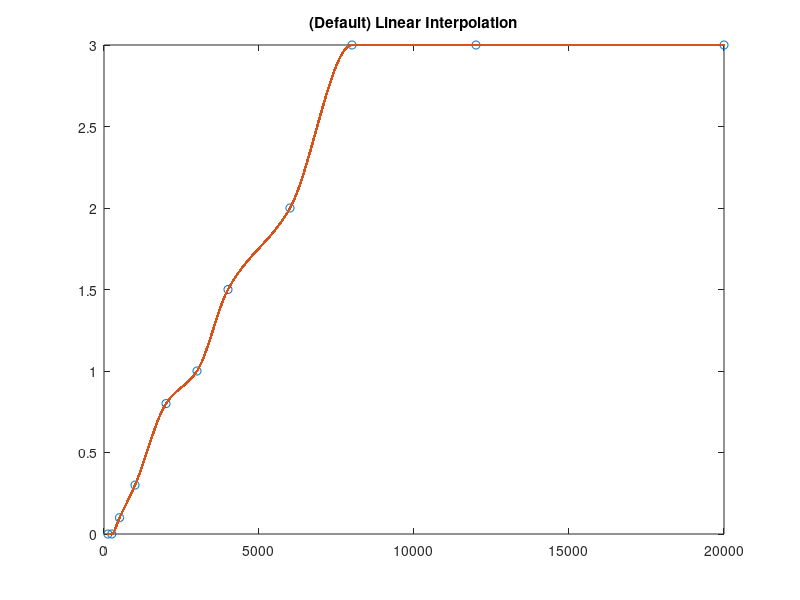

Write MATLAB code to recreate this figure. (Note: this script raises an error after producing the figure.)
filterValues=[125,0;
              250,0;
              500,0.1;
              1000,0.3;
              2000,0.8;
              3000,1;
              4000,1.5;
              6000, 2;
              8000,3;
              12000,3;
              20000,3];             %Just nu filterv�rden i kolonn 2(ger diskant ljud just nu), t�nker att det blir variabler till sliders sen
          
x = filterValues(:,1);          %X koordinaterna f�r frekvenstabell
y = filterValues(:,2);          %Vad vi multiplicerar med
FFTLength=40000;                %Punkter i frekvensspektrum

n = 1:1:FFTLength/2;            %Skapar v�rt halva frekvensspektrum

filter = interp1(x,y,n, 'PCHIP');   %skapar ett filter utifr�n v�rdena

plot(x,y,'o',n,filter,':.');        %Plottar bearbetade kurvan
xlim([0 20000]);                    %begr�nsar mellan 0-20000
title('(Default) Linear Interpolation');        %titel p� graf
filter = [fliplr(filter), filter ]';        %Skapar speglat filter med gamla filtret

[rawData, Fs]= audioread('Ljudfiler/1.1World_of_Goo.wav');      %laddar in ljud

frec = stft(rawData,Fs,'Window',hann(FFTLength,'periodic'),'OverlapLength',FFTLength/2,'FFTLength',FFTLength);  %Skapar f�nster i tidsdom�n och g�r fourieranalys i f�nstret och sen flyttar f�nstret fram�t och upprepar

frec2=frec.*filter;     %applicera filter    

output = istft(frec2, Fs,'Window',hann(FFTLength,'periodic'),'OverlapLength',FFTLength/2,'FFTLength',FFTLength, 'ConjugateSymmetric',true); %lika som tidigare fast tillbaka till tidsdom�n


sound(output, Fs);      %Spelar upp behandlat ljud

